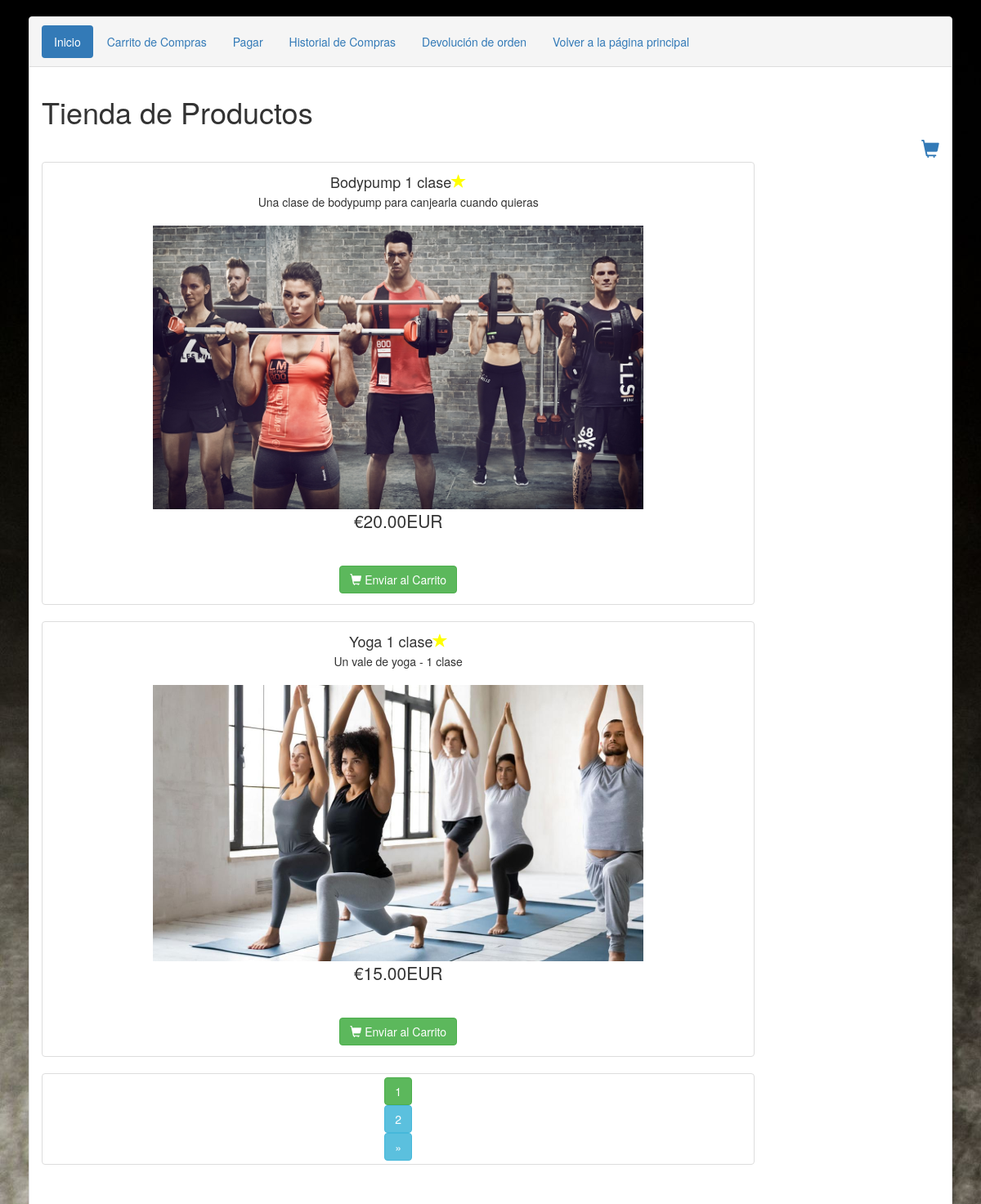
/carrito-master/index.php, run on an earlier commit of the app's database.
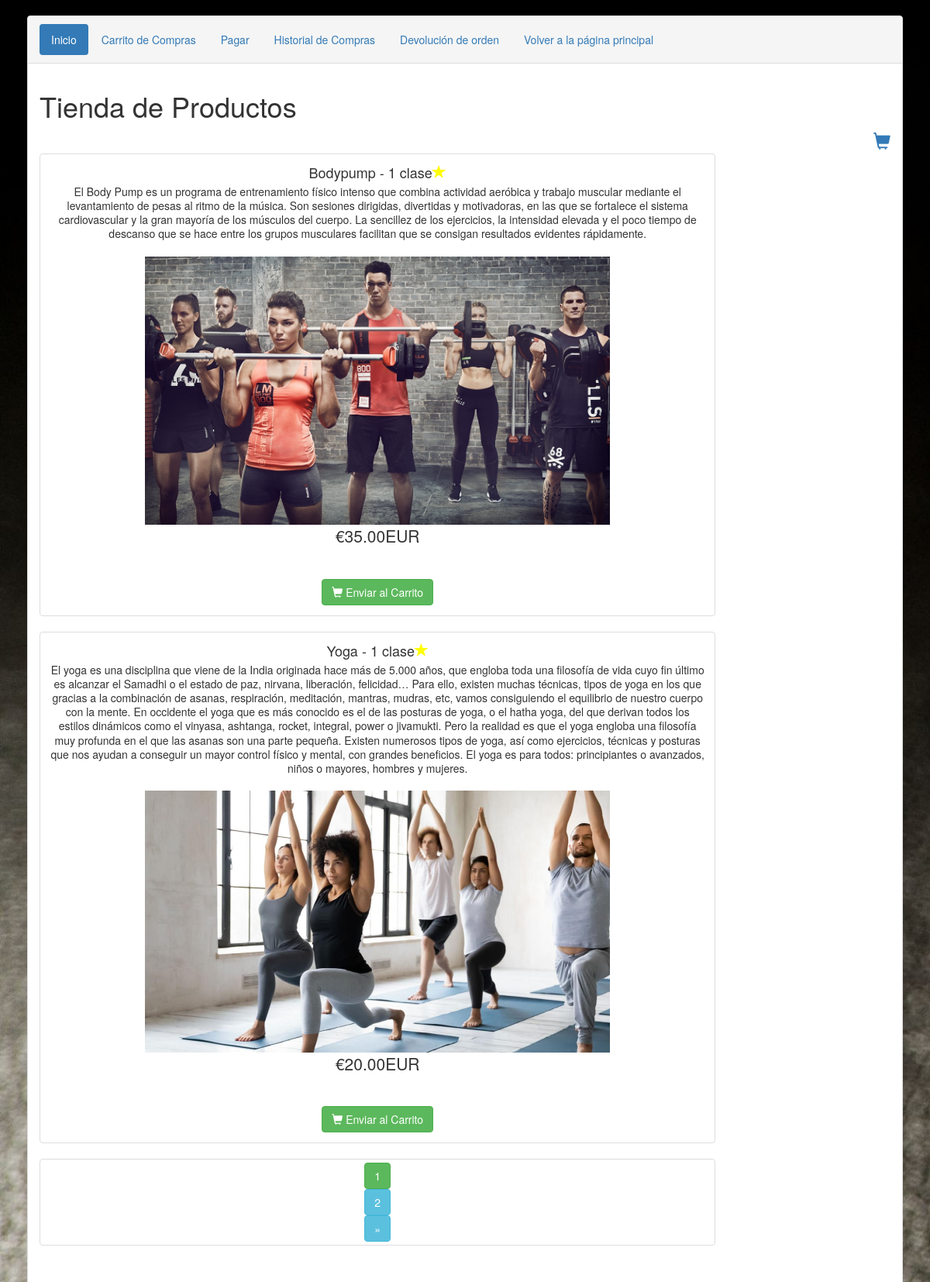
And on a later commit of the database.
### tables this page shows
CREATE TABLE IF NOT EXISTS `mis_productos` (
  `id` int(11) NOT NULL AUTO_INCREMENT,
  `name` varchar(200) NOT NULL,
  `description` text NOT NULL,
  `price` float(10,2) NOT NULL,
  `created` datetime NOT NULL,
  `modified` datetime NOT NULL,
  `status` enum('1','0') NOT NULL DEFAULT '1',
  `image` varchar(255) NOT NULL,
  `featured` int(11) NOT NULL COMMENT 'para que salga en productos destacados',
  PRIMARY KEY (`id`)
);

### carrito-master/index.php (the view, shortened to what this page needs)
<?php
include 'Configuracion.php';
?>
<!DOCTYPE html>
<html lang="es">
<head>
    <link rel="stylesheet" href="http://maxcdn.bootstrapcdn.com/bootstrap/3.3.7/css/bootstrap.min.css">
</head>
</head>
<body>
    <div class="container">
        <div class="panel panel-default">
            <div class="panel-heading">
                <ul class="nav nav-pills">
                    <li role="presentation" class="active"><a href="index.php">Inicio</a></li>
                    <li role="presentation"><a href="VerCarta.php">Carrito de Compras</a></li>
                    <li role="presentation"><a href="Pagos.php">Pagar</a></li>
                    <li role="presentation"><a href="historialCompras.php">Historial de Compras</a></li>
                    <li role="presentation"><a href="devolucion.php">Devolución de orden</a></li>
                    <li role="presentation"><a href="../index2.php">Volver a la página principal</a></li>
                </ul>
            </div>
            <div class="panel-body">
                <h1>Tienda de Productos</h1>
                <a href="VerCarta.php" class="cart-link" title="Ver Carta"><i class="glyphicon glyphicon-shopping-cart"></i></a>
                <div id="products" class="row list-group">
                    <?php
                    $directorio_image = "../images/";
                    $articulos = mysqli_query($db, "SELECT * FROM mis_productos  ;");
                    $num_registros = @mysqli_num_rows($articulos);
                    $registros = '2';
                    $pagina = $_REQUEST["nume"];
                    if (is_numeric($pagina))
                        $inicio = (($pagina - 1) * $registros);
                    else
                        $inicio = 0;
                    $busqueda = mysqli_query($db, "SELECT * FROM mis_productos LIMIT $inicio,$registros;");
                    $paginas = ceil($num_registros / $registros);
                    ?>
                    <?php
                    if ($num_registros > 0) {
                        while ($resultados = mysqli_fetch_assoc($busqueda)) {
                    ?>
                            <div style="min-width: 80%; justify-content: center; text-align: center" class="item col-lg-4">
                                <div style="min-width: 80%" class="thumbnail">
                                    <div style="min-width: 80%" class="caption">
                                        <h4 class="list-group-item-heading"><?php echo $resultados["name"]; ?><?php
                                        if($resultados['featured'] == 1){
                                            echo '<i style="color:yellow" class="glyphicon glyphicon-star
                                            "></i>';
                                        }
                                        ?></h4>
                                        <p class="list-group-item-text"><?php echo $resultados["description"]; ?></p>
                                        <br>
                                        <p class="list-group-item-text"><img width="600px" src="<?php echo $directorio_image.$resultados["image"]?>" alt=""></p>
                                        <div class="row">
                                            <div class="row">
                                                <p class="lead"><?php echo '€' . $resultados["price"] . 'EUR'; ?></p> <br>
                                            </div>
                                            <div class="row">
                                                <a class="btn btn-success" href="AccionCarta.php?action=addToCart&id=<?php echo $resultados["id"]; ?>"><i class="glyphicon glyphicon-shopping-cart"></i> Enviar al Carrito</a>
                                            </div>
                                        </div>
                                    </div>
                                </div>
                            </div>
                        <?php }
                    } else { ?>
                        <p>Producto(s) no existe.....</p>
                    <?php } ?>
                    <div style="min-width: 80%; justify-content: center; text-align: center" class="item col-lg-4">
                        <div style="min-width: 80%" class="thumbnail">
                        <?php
                        echo "<li class='active'><a class='btn btn-success' >" . $_REQUEST["nume"] . "</a></li>";
                        $sigui = $_REQUEST["nume"] + 1;
                        $ultima = $num_registros / $registros;
                        if ($pagina < $paginas && $paginas > 1)
                            echo "<li class='page-item'><a class='btn btn-info' href='index.php?nume=" . ($pagina + 1) . "'>" . $sigui . "</a></li>";
                        if ($pagina < $paginas && $paginas > 1)
                            echo "
            <li class='page-item'><a class='btn btn-info' aria-label='Next' href='index.php?nume=" . ceil($ultima) . "'><span aria-hidden='true'>&raquo;</span><span class='sr-only'>Next</span></a>
            </li>";
                        ?>
                        </div>
                    </div>
                        </div>
                        </div>
                    </div>
                </div>
</body>
</html>

### carrito-master/index.php (style rules this page uses)
.container { padding: 20px; }
.cart-link { width: 100%; text-align: right; display: block; font-size: 22px; }
body { background-image: url("../images/pesa.jpg"); }
li { list-style: none; }

What changed in the data, as far as the page shows it:
changed mis_productos: name "Bodypump 1 clase" → "Bodypump - 1 clase"; description "Una clase de bodypump para canjearla cuando quieras" → "El Body Pump es un programa de entrenamiento físico intenso que combina actividad aeróbica y trabajo muscular mediante el levantamiento de pesas al ritmo de la música. Son sesiones dirigidas, divertidas y motivadoras, en las que se fortalece el sistema cardiovascular y la gran mayoría de los músculos del cuerpo. La sencillez de los ejercicios, la intensidad elevada y el poco tiempo de descanso que se hace entre los grupos musculares facilitan que se consigan resultados evidentes rápidamente."; price "20.00" → "35.00"
changed mis_productos: name "Yoga 1 clase" → "Yoga - 1 clase"; description "Un vale de yoga - 1 clase" → "El yoga es una disciplina que viene de la India originada hace más de 5.000 años, que engloba toda una filosofía de vida cuyo fin último es alcanzar el Samadhi o el estado de paz, nirvana, liberación, felicidad… Para ello, existen muchas técnicas, tipos de yoga en los que gracias a la combinación de asanas, respiración, meditación, mantras, mudras, etc, vamos consiguiendo el equilibrio de nuestro cuerpo con la mente. En occidente el yoga que es más conocido es el de las posturas de yoga, o el hatha yoga, del que derivan todos los estilos dinámicos como el vinyasa, ashtanga, rocket, integral, power o jivamukti. Pero la realidad es que el yoga engloba una filosofía muy profunda en el que las…"; price "15.00" → "20.00"
